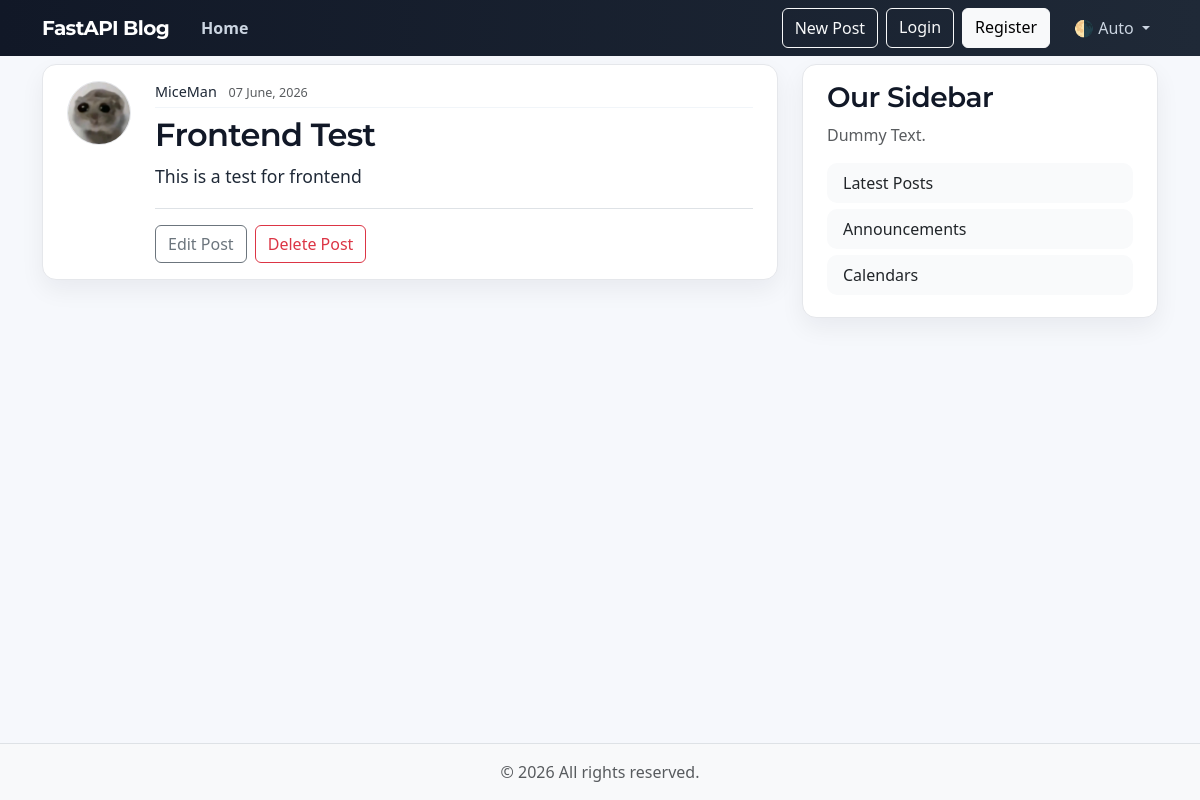
The page /posts/2 on the database its author committed.
### app/database_models.py (models this page shows, shortened)
class User(Base):
    __tablename__ = "users"
    id: Mapped[int] = mapped_column(Integer, primary_key=True, index=True)
    username: Mapped[str] = mapped_column(String(50), unique=True) # No need to write nullable=True/False because Mapped[str] means nullable=False and Mapped[str | None] means nullable=True
    email: Mapped[str] = mapped_column(String(100), unique=True)
    image_file: Mapped[str | None] = mapped_column(
        String(200),
        default=None,
    )
    posts: Mapped[list[Post]] = relationship(
        back_populates="author", # Also we forward reference the Post model because it is defined after the User model, so we need to tell Python that it exists before we can use it in the relationship.
        cascade="all, delete-orphan") # The cascade all delete-orphan part makes sure if we delete an user, their posts will be deleted as well!

class Post(Base):
    __tablename__ = "posts"
    id: Mapped[int] = mapped_column(Integer, primary_key=True, index=True)
    title: Mapped[str] = mapped_column(String(100))
    content: Mapped[str] = mapped_column(Text)
    user_id: Mapped[int] = mapped_column(
        ForeignKey("users.id"),
        index=True, #Since PK gets indexed automatically, but FKs dont.
    )
    date_posted: Mapped[datetime] = mapped_column(
        DateTime(timezone=True), # SQLLite stores Timestamps as text but when we go to PostgreSQL it will store it as a timestamp with timezone, because of this DateTime(timezone=True)
        default=lambda: datetime.now(UTC), # lambda called each time on creation of a new post, so it will set the default value to the current date and time in UTC timezone.
    )
    author: Mapped[User] = relationship(back_populates="posts")

### app/main.py (the view)
@app.get("/posts/{post_id}", include_in_schema=False, name="post_page")
async def post_page(
    post_id: int,
    request: Request,
    db: Annotated[AsyncSession, Depends(get_db)],
    ):
    result = await db.execute(
        select(models.Post)
        .options(selectinload(models.Post.author))
        .where(models.Post.id == post_id),
        )
    existing_post = result.scalars().first()
    if existing_post:
        return templates.TemplateResponse(request, "post.html", {"post": existing_post, "title": existing_post.title[:50]})
    raise HTTPException(status_code=status.HTTP_404_NOT_FOUND, detail="Post not found")

### templates/post.html (shortened to what this page needs)
{% extends "layout.html" %}
{% block content %}
<article class="content-section py-3 px-4 mb-4">
  <div class="d-flex align-items-start gap-4">
    <img class="rounded-circle article-img flex-shrink-0" src="{{ post.author.image_path }}"
      alt="{{ post.author.username }}'s profile picture" width="64" height="64" loading="lazy">
    <div class="flex-grow-1">
      <div class="article-metadata mb-2">
        <a class="me-2" href="{{ url_for('user_posts_page', user_id=post.author.id) }}">{{ post.author.username }}</a>
        <small class="text-body-secondary">{{ post.date_posted.strftime("%d %B, %Y") }}</small>
      </div>
      <h2 class="article-title">{{ post.title }}</h2>
      <p class="article-content">{{ post.content }}</p>
      {% if post.user_id == 1 %}
      <div class="post-actions mt-3 pt-3 border-top">
        <button type="button" class="btn btn-outline-secondary me-1" data-bs-toggle="modal"
          data-bs-target="#editModal">Edit Post</button>
        <button type="button" class="btn btn-outline-danger" data-bs-toggle="modal" data-bs-target="#deleteModal">Delete
          Post</button>
      </div>
      {% endif %}
    </div>
  </div>
</article>
{% endblock content %}

### static/css/main.css (style rules this page uses)
:root { --font-heading: "Montserrat", system-ui, -apple-system, BlinkMacSystemFont, sans-serif; --font-body: "Poppins", system-ui, -apple-system, BlinkMacSystemFont, sans-serif; --color-bg-body: #f6f8fc; --color-bg-content: #ffffff; --color-text-primary: #1f2937; --color-text-heading: #111827; --color-primary: #0059fd; --color-primary-hover: #4338ca; --color-border: #e5e7eb; --color-border-soft: #f1f5f9; --color-nav-link: #cbd5e1; --color-nav-link-hover: #ffffff; --spacing-xl: 4rem; --article-img-size: 4rem; --account-img-size: 7.5rem; }
body { font-family: var(--font-body); background: var(--color-bg-body); color: var(--color-text-primary); -webkit-font-smoothing: antialiased; -moz-osx-font-smoothing: grayscale; }
h1, h2, h3, h4, h5, h6 { font-family: var(--font-heading); color: var(--color-text-heading); font-weight: 600; letter-spacing: -0.02em; }
a { text-decoration: none; color: inherit; }
.content-section { background: var(--color-bg-content); border: 1px solid var(--color-border); padding: 25px; border-radius: 14px; box-shadow: 0 10px 25px rgba(17,24,39,0.06); transition: transform 0.2s ease, box-shadow 0.2s ease; }
.article-title { color: var(--color-text-heading); transition: color 0.2s ease; }
.article-content { white-space: pre-line; font-size: 1.1rem; line-height: 1.7; color: var(--color-text-primary); margin-top: 0.5rem; }
.article-img { height: var(--article-img-size); width: var(--article-img-size); object-fit: cover; border-radius: 12px; border: 1px solid var(--color-border); }
.article-metadata { padding-bottom: 0.25rem; border-bottom: 1px solid var(--color-border-soft); font-size: 0.9rem; color: var(--color-text-primary); }

### rows shown on the page
User: author.image_path (picture), author.username "MiceMan"
Post: date_posted "07 June, 2026", title "Frontend Test", content "This is a test for frontend"
